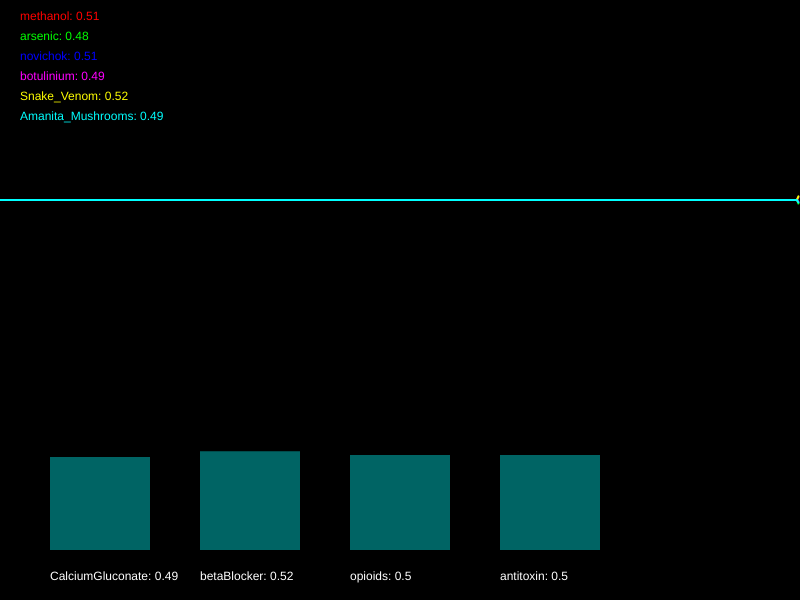
Frame 1 (no input)
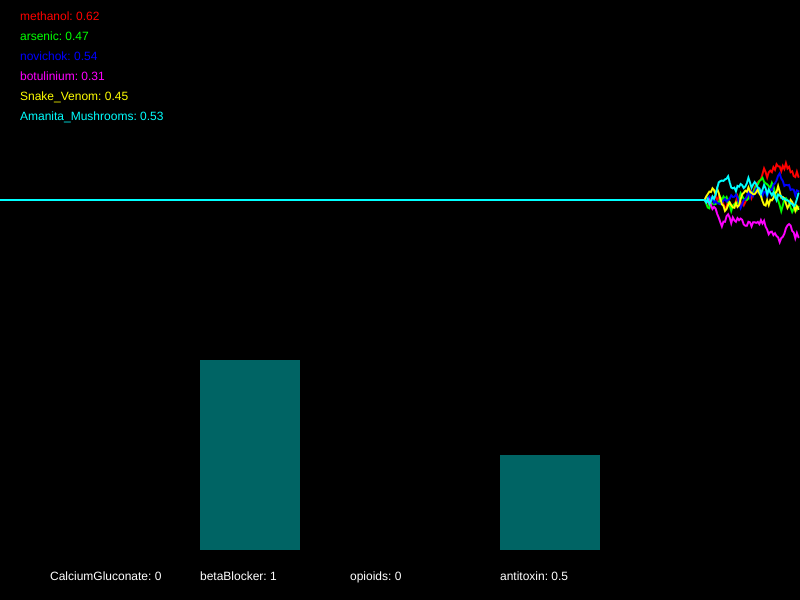
Frame 60 (no input)
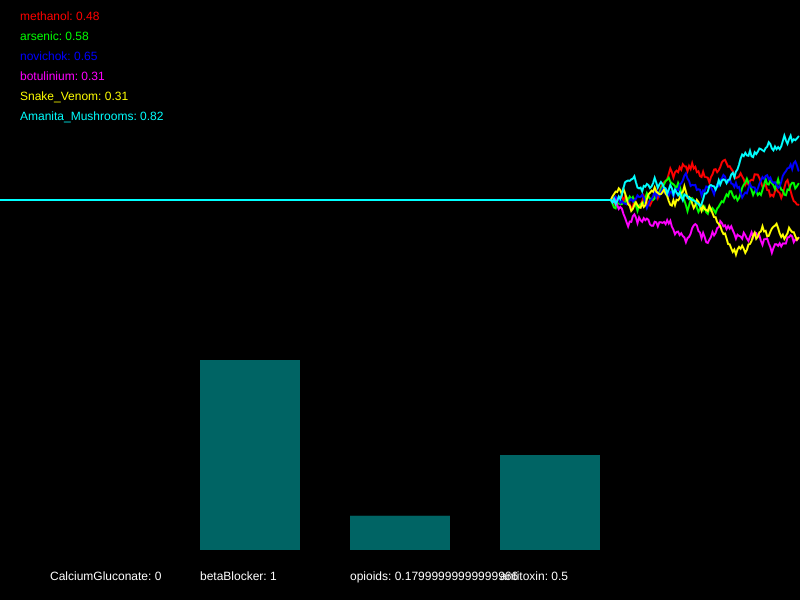
Frame 120 (the mouse pressed at the canvas centre since frame 60)

The p5.js sketch that drew these frames (run headless with seeded random() and noise() and a simulated clock; from frame 60 on, the mouse is pressed at the canvas centre):

// p5.js sketch
// ── sketch.js
/*

Officer: 5871867
CaseNum: 401-2-92603693-5871867

Case 401 - The Case of Norbert's Weiner Stand
Stage 3 - Bilious bagel

As I suspected Norbert has struck again. Ever inventive he’s set up a bagel stand and has laced the cream cheese with an ingenious but vicious toxin. This one is quite deadly so get yourself down to the lab right away.

You must develop the antidote by using conditional statements in the draw loop to do the following.

	- When botulinium dips below 0.47 and novichok dips below 0.26, or on the other hand, arsenic dips below 0.66, try decreasing CalciumGluconate by 0.01
	- If Amanita_Mushrooms dips below 0.4, methanol dips below 0.42, and also Snake_Venom goes above 0.57, increase CalciumGluconate by 0.03
	- When methanol dips below 0.6 and Amanita_Mushrooms dips below 0.37, reduce betaBlocker by 0.01
	- If Snake_Venom dips below 0.63 and novichok dips below 0.54, increment betaBlocker by 0.02
	- When either botulinium dips below 0.39, novichok goes above 0.63, or perhaps Amanita_Mushrooms goes above 0.57, try decreasing opioids by 0.02
	- If arsenic goes above 0.41, methanol goes above 0.55, and also Snake_Venom dips below 0.33, raise opioids by 0.05
	- If arsenic dips below 0.33, or on the other hand, Snake_Venom goes above 0.72 and Amanita_Mushrooms dips below 0.32, decrement antitoxin by 0.03
	- When methanol goes above 0.54 and botulinium goes above 0.62, raise antitoxin by 0.04


Your conditional statements should consider the following poisons:

	- methanol
	- arsenic
	- novichok
	- botulinium
	- Snake_Venom
	- Amanita_Mushrooms


Your conditional statements should modify the following antidotes:

	- CalciumGluconate
	- betaBlocker
	- opioids
	- antitoxin


- There are many ways to complete this task but you should only use the following commands:

	if(){}
	>
	<
	&&
	||
	+=
	-=

*/

//Declare the poison variables
var methanol;
var arsenic;
var novichok;
var botulinium;
var Snake_Venom;
var Amanita_Mushrooms;


//Declare the antidote variables
var CalciumGluconate;
var betaBlocker;
var opioids;
var antitoxin;


//This variable is used for drawing the graph
var graphs;


function setup()
{

	createCanvas(800,600);
	strokeWeight(2);

	//initialise the poisons and antidotes
	methanol = 0.5;
	arsenic = 0.5;
	novichok = 0.5;
	botulinium = 0.5;
	Snake_Venom = 0.5;
	Amanita_Mushrooms = 0.5;
	CalciumGluconate = 0.5;
	betaBlocker = 0.5;
	opioids = 0.5;
	antitoxin = 0.5;


	//fills the graph with empty values
	graphs = [];

	for(var i = 0; i < 6; i++)
	{
		graphs.push([]);
		for(var j = 0; j < 512; j++)
		{
			graphs[i].push(0.5);
		}
	}

}

function draw()
{

	//Develop the antidote below
	//Write conditional statements to change the amount of each substance ...

	if((botulinium < 0.47 && novichok < 0.26) || (arsenic < 0.66)){
		CalciumGluconate -= 0.01;
	  }
	
	  if(Amanita_Mushrooms < 0.4 && methanol < 0.42 && Snake_Venom > 0.57){
		CalciumGluconate += 0.03;
	  }
	
	  if(methanol < 0.6 && Amanita_Mushrooms < 0.37){
		betaBlocker -= 0.01;
	  }
	
	  if(Snake_Venom < 0.63 && novichok < 0.54){
		betaBlocker += 0.02;
	  }
	
	  if(botulinium < 0.39 || novichok > 0.63 || Amanita_Mushrooms > 0.57){
		opioids -= 0.02;
	  }
	
	  if(arsenic > 0.41 && methanol > 0.55 && Snake_Venom < 0.33){
		opioids += 0.05;
	  }
	
	  if(arsenic < 0.33 || (Snake_Venom > 0.72 && Amanita_Mushrooms < 0.32)){
		antitoxin -= 0.03;
	  }
	
	  if(methanol > 0.54 && botulinium > 0.62){
		antitoxin += 0.04;
	  }
	


	//////////////////////////////////////////////////////

	//the code below generates new values using random numbers

	/*
		For testing, you might want to temporarily comment out
		these lines and set the same variables to constant values
		instead.
	*/

	methanol = nextValue(graphs[0],methanol);
	arsenic = nextValue(graphs[1],arsenic);
	novichok = nextValue(graphs[2],novichok);
	botulinium = nextValue(graphs[3],botulinium);
	Snake_Venom = nextValue(graphs[4],Snake_Venom);
	Amanita_Mushrooms = nextValue(graphs[5],Amanita_Mushrooms);


	CalciumGluconate = constrain(CalciumGluconate, 0, 1);
	betaBlocker = constrain(betaBlocker, 0, 1);
	opioids = constrain(opioids, 0, 1);
	antitoxin = constrain(antitoxin, 0, 1);


	///////// DO NOT CHANGE THE CODE BELOW ///////////

	//drawing code

	// set background
	background(0);
	noFill();

	//draw the graphs for the vitals
	var colors = [
	color(255, 0, 0),
	color(0, 255, 0),
	color(0, 0, 255),
	color(255, 0, 255),
	color(255, 255, 0),
	color(0, 255, 255)
	];

	for(var i = 0; i < graphs.length; i++)
	{
		stroke(colors[i]);
		drawGraph(graphs[i]);
	}

	//draw the poisons as text
	noStroke();
	fill(colors[0]);
	text('methanol: ' + nf(methanol,1,2), 20,20);
	fill(colors[1]);
	text('arsenic: ' + nf(arsenic,1,2), 20,40);
	fill(colors[2]);
	text('novichok: ' + nf(novichok,1,2), 20,60);
	fill(colors[3]);
	text('botulinium: ' + nf(botulinium,1,2), 20,80);
	fill(colors[4]);
	text('Snake_Venom: ' + nf(Snake_Venom,1,2), 20,100);
	fill(colors[5]);
	text('Amanita_Mushrooms: ' + nf(Amanita_Mushrooms,1,2), 20,120);


	//draw the antidotes bar chart
	drawBar(CalciumGluconate,50,'CalciumGluconate');
	drawBar(betaBlocker,200,'betaBlocker');
	drawBar(opioids,350,'opioids');
	drawBar(antitoxin,500,'antitoxin');


}

function nextValue(graph, val)
{
	//gets the next value for a vital and puts it in an array for drawing
	var delta = random(-0.03,0.03);

	val += delta;
	if(val > 1 || val < 0)
	{
		delta *= -1;
		val += delta * 2;
	}

	graph.push(val)
	graph.shift();
	return val;
}

function drawGraph(graph)
{
	//draws an array as a graph
	beginShape();
	for(var i = 0; i < graph.length; i++)
	{
			vertex(width * i/512, height * 0.5 - graph[i]* height/3)
	}
	endShape();
}


function drawBar(val, x, name)
{
	//draws the bars for bar chart
    noStroke();
    fill(0,100,100);
	var mh = height * 0.4 - 50;
	rect(x,(height - 50) - val*mh, 100, val*mh);
    fill(255);
	text(name + ": " + val, x, height - 20);
}
